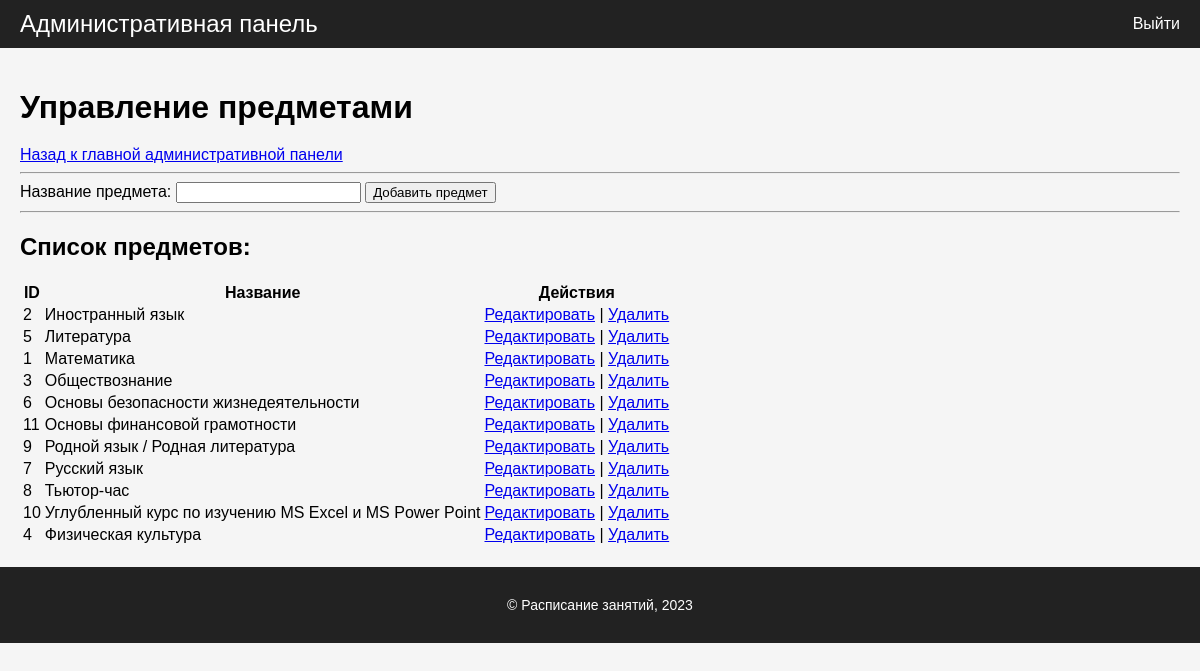
/admin/subjects.php (signed in), run on the app's committed database.
### tables this page shows
CREATE TABLE subjects (
    id INTEGER PRIMARY KEY AUTOINCREMENT,
    name TEXT NOT NULL
);

### includes/functions.php (called while the page is built, shortened)
<?php
function get_subjects() {
    $db = get_db_connection();
    $sql = "SELECT * FROM subjects ORDER BY name";
    $result = $db->query($sql)->fetchAll(PDO::FETCH_ASSOC);
    return $result;
}

### admin/subjects.php (the view, shortened to what this page needs)
<?php
require_once('../includes/functions.php');
include('../templates/header.php');
?>
<!DOCTYPE html>
<html lang="ru">
<head>
    <link rel="stylesheet" href="../css/admin.css">
</head>
<body>
    <div class="container">
        <h1>Управление предметами</h1>
        <a href="index.php">Назад к главной административной панели</a>
        <hr>
        <form method="post" id="add_subject_form">
            <label for="subject_name">Название предмета:</label>
            <input type="text" id="subject_name" name="subject_name" required>
            <input type="submit" value="Добавить предмет" name="add_subject">
        </form>
        <hr>
        <h2>Список предметов:</h2>
        <table>
            <tr>
                <th>ID</th>
                <th>Название</th>
                <th>Действия</th>
            </tr>
            <?php
            $subjects = get_subjects();
            foreach ($subjects as $subject) {
                echo "<tr>";
                echo "<td>" . htmlspecialchars($subject['id']) . "</td>";
                echo "<td>" . htmlspecialchars($subject['name']) . "</td>";
                echo "<td>";
                echo "<a href='edit_subject.php?id=" . htmlspecialchars($subject['id']) . "'>Редактировать</a> | ";
                echo "<a href='delete_subject.php?id=" . htmlspecialchars($subject['id']) . "'>Удалить</a>";
                echo "</td>";
                echo "</tr>";
            }
            ?>
        </table>
    </div>
</body>
</html>
<?php
include('../templates/footer.php');
?>

### css/admin.css (style rules this page uses)
body { font-family: Arial, sans-serif; margin: 0; padding: 0; background-color: #f5f5f5; }
.container { max-width: 1200px; margin: 0 auto; padding: 20px; }
h1 { font-size: 32px; margin-bottom: 20px; }

### data on the page
subjects: id "2", name "Иностранный язык"
subjects: id "5", name "Литература"
subjects: id "1", name "Математика"
subjects: id "3", name "Обществознание"
subjects: id "6", name "Основы безопасности жизнедеятельности"
subjects: id "11", name "Основы финансовой грамотности"
subjects: id "9", name "Родной язык / Родная литература"
subjects: id "7", name "Русский язык"
subjects: id "8", name "Тьютор-час"
subjects: id "10", name "Углубленный курс по изучению MS Excel и MS Power Point"
subjects: id "4", name "Физическая культура"
